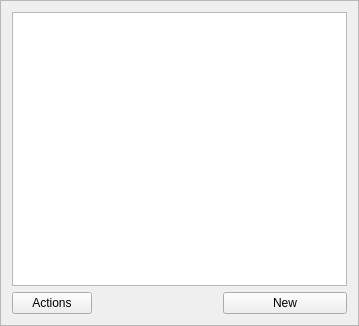
<?xml version="1.0" encoding="UTF-8"?>
<ui version="4.0">
 <class>RigMemoryFrame</class>
 <widget class="QFrame" name="RigMemoryFrame">
  <property name="geometry">
   <rect>
    <x>0</x>
    <y>0</y>
    <width>359</width>
    <height>326</height>
   </rect>
  </property>
  <property name="sizePolicy">
   <sizepolicy hsizetype="Expanding" vsizetype="Expanding">
    <horstretch>0</horstretch>
    <verstretch>0</verstretch>
   </sizepolicy>
  </property>
  <property name="windowTitle">
   <string>Frame</string>
  </property>
  <property name="frameShape">
   <enum>QFrame::StyledPanel</enum>
  </property>
  <property name="frameShadow">
   <enum>QFrame::Raised</enum>
  </property>
  <layout class="QVBoxLayout" name="verticalLayout">
   <item>
    <widget class="MinosTableWidget" name="rigMemTable">
     <property name="focusPolicy">
      <enum>Qt::ClickFocus</enum>
     </property>
     <property name="editTriggers">
      <set>QAbstractItemView::NoEditTriggers</set>
     </property>
     <property name="alternatingRowColors">
      <bool>true</bool>
     </property>
     <property name="selectionMode">
      <enum>QAbstractItemView::SingleSelection</enum>
     </property>
     <property name="selectionBehavior">
      <enum>QAbstractItemView::SelectRows</enum>
     </property>
     <property name="horizontalScrollMode">
      <enum>QAbstractItemView::ScrollPerPixel</enum>
     </property>
     <property name="sortingEnabled">
      <bool>true</bool>
     </property>
     <property name="wordWrap">
      <bool>false</bool>
     </property>
     <property name="cornerButtonEnabled">
      <bool>false</bool>
     </property>
     <attribute name="horizontalHeaderShowSortIndicator" stdset="0">
      <bool>true</bool>
     </attribute>
    </widget>
   </item>
   <item>
    <layout class="QHBoxLayout" name="horizontalLayout">
     <item>
      <widget class="QPushButton" name="flushMemoriesButton">
       <property name="focusPolicy">
        <enum>Qt::NoFocus</enum>
       </property>
       <property name="text">
        <string>Actions</string>
       </property>
      </widget>
     </item>
     <item>
      <spacer name="horizontalSpacer">
       <property name="orientation">
        <enum>Qt::Horizontal</enum>
       </property>
       <property name="sizeHint" stdset="0">
        <size>
         <width>68</width>
         <height>20</height>
        </size>
       </property>
      </spacer>
     </item>
     <item>
      <widget class="QPushButton" name="newMemoryButton">
       <property name="sizePolicy">
        <sizepolicy hsizetype="Expanding" vsizetype="Fixed">
         <horstretch>0</horstretch>
         <verstretch>0</verstretch>
        </sizepolicy>
       </property>
       <property name="focusPolicy">
        <enum>Qt::NoFocus</enum>
       </property>
       <property name="text">
        <string>New</string>
       </property>
      </widget>
     </item>
    </layout>
   </item>
  </layout>
 </widget>
 <customwidgets>
  <customwidget>
   <class>MinosTableWidget</class>
   <extends>QTableView</extends>
   <header>minostablewidget.h</header>
  </customwidget>
 </customwidgets>
 <resources/>
 <connections/>
</ui>
